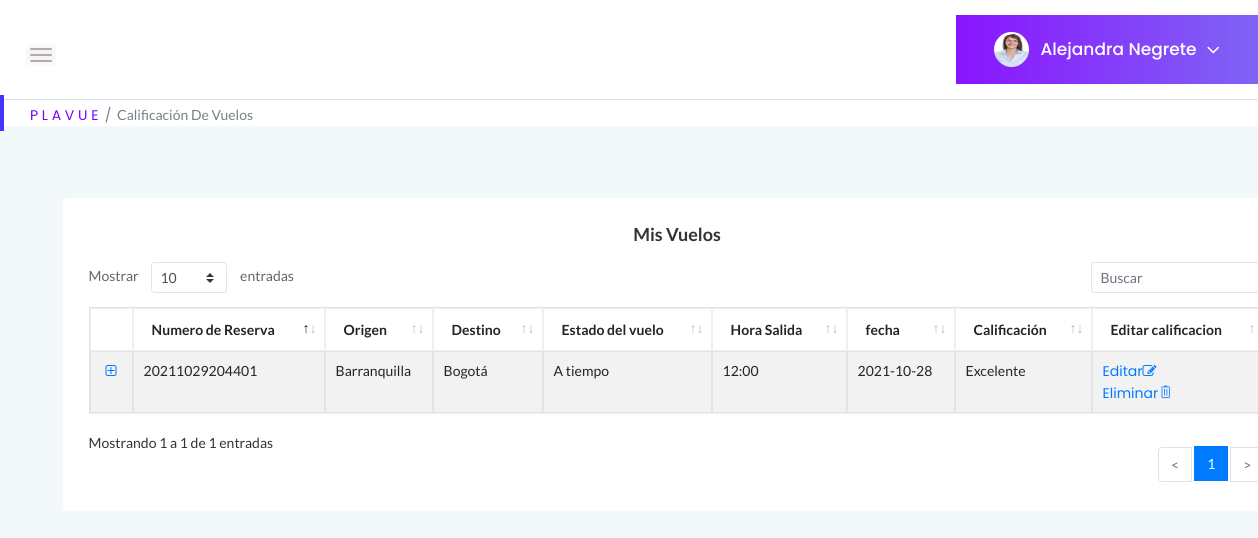
Page /calificacionvuelosusuario (signed in) on the earlier database version.
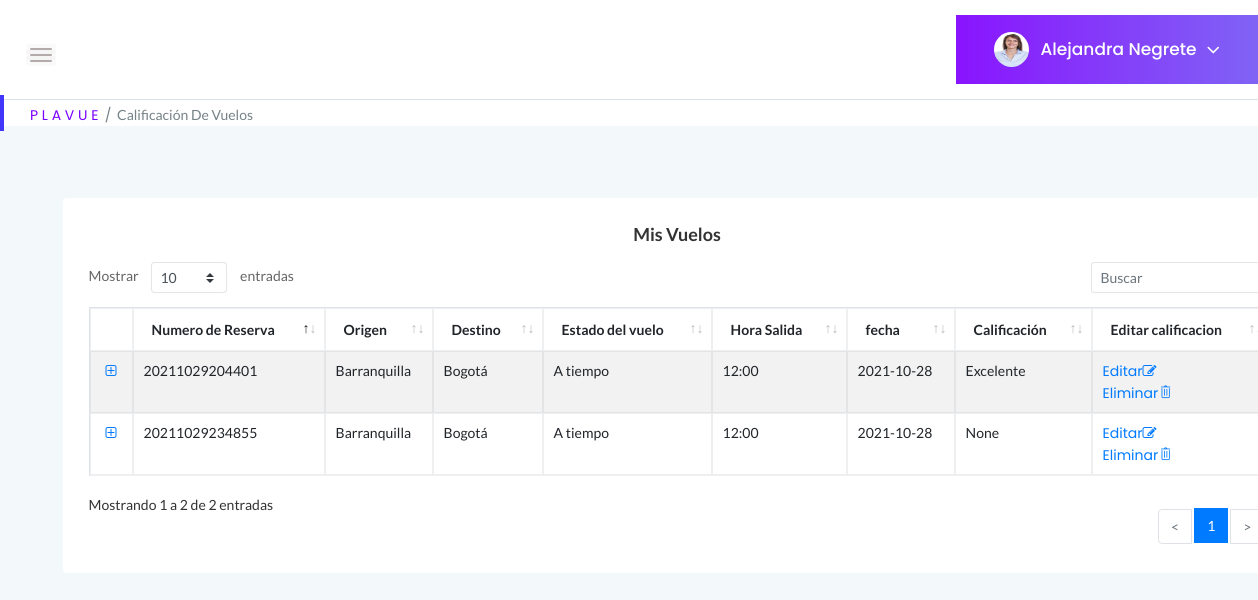
Same page on the later database version.
### tables this page shows
CREATE TABLE Usuarios (Id_usuario BIGINT PRIMARY KEY, Documento BIGINT UNIQUE, tipoDocumento INTEGER REFERENCES tipo_documento (id_documento) ON DELETE RESTRICT ON UPDATE RESTRICT MATCH SIMPLE, contraseña VARCHAR NOT NULL, tipoPerfil INTEGER REFERENCES Perfil (Id_perfil) ON DELETE RESTRICT ON UPDATE RESTRICT, estadoUsuario INTEGER REFERENCES Estado (Id_estado) ON DELETE RESTRICT ON UPDATE RESTRICT, Nombre VARCHAR (100) NOT NULL, correo VARCHAR (100) UNIQUE NOT NULL, fechaNacimiento DATE, sexo INTEGER REFERENCES Genero (Id_genero) ON DELETE RESTRICT ON UPDATE RESTRICT, Celular BIGINT, nacionalidad INTEGER REFERENCES Nacionalidad (Id_pais) ON DELETE RESTRICT ON UPDATE RESTRICT, nombreContacto VARCHAR (100), numeroContacto BIGINT, foto VARCHAR (5000));

CREATE TABLE Pasajeros (Id_pasajero BIGINT PRIMARY KEY UNIQUE, Id_usuario BIGINT REFERENCES Usuarios (Id_usuario) ON DELETE RESTRICT ON UPDATE RESTRICT, Id_vuelos BIGINT REFERENCES Vuelos (Id_vuelo) ON DELETE RESTRICT ON UPDATE RESTRICT, Comentarios VARCHAR, Calificacion VARCHAR, Silla VARCHAR);

CREATE TABLE Ciudades (Id_ciudad INTEGER PRIMARY KEY, Ciudad VARCHAR (30));

CREATE TABLE Vuelos (Id_vuelo INTEGER PRIMARY KEY UNIQUE, placa VARCHAR (20), aereolinea STRING, origen INTEGER REFERENCES Ciudades (Id_ciudad) ON DELETE RESTRICT ON UPDATE RESTRICT, destino INTEGER REFERENCES Ciudades (Id_ciudad) ON DELETE RESTRICT ON UPDATE RESTRICT, horaSalida TIME, horaLlegada TIME, fecha DATE, estado STRING, capacidad INT, reservas INT, cupos INT, precio INT, piloto VARCHAR (100));

### app.py (the view)
@app.route("/calificacionvuelosusuario", methods=["GET", "POST"])
def calificacionvuelos_usuario():
    if "usuario" in session:
        if request.method == "GET":
            try:
                with sqlite3.connect("Plavue.db") as con:
                    con.row_factory = sqlite3.Row
                    cur = con.cursor()
                    cur.execute("SELECT * FROM Usuarios WHERE correo = ?", [session["usuario"]])
                    query = cur.fetchone()
                with sqlite3.connect("Plavue.db") as con1:
                    cur = con1.cursor()
                    cur.execute("SELECT Id_usuario FROM Usuarios WHERE correo = ?", [session["usuario"]])
                    query2 = cur.fetchone()
                with sqlite3.connect("Plavue.db") as con2:
                    con2.row_factory = sqlite3.Row
                    cur = con2.cursor()
                    cur.execute("SELECT * FROM Pasajeros WHERE Id_usuario=?", [query2[0]])
                    rowcal = cur.fetchall()
                with sqlite3.connect("Plavue.db") as con3:
                    con3.row_factory = sqlite3.Row
                    cur = con3.cursor()
                    cur.execute("SELECT Id_vuelos FROM Pasajeros WHERE Id_usuario=?", [query2[0]])
                    rowcal2 = cur.fetchone()
                with sqlite3.connect("Plavue.db") as con4:
                    con4.row_factory = sqlite3.Row
                    cur = con4.cursor()
                    cur.execute("SELECT * FROM Pasajeros WHERE Id_usuario=?", [query2[0]])
                    rowcal3 = cur.fetchall()
                with sqlite3.connect("Plavue.db") as con5:
                    con5.row_factory = sqlite3.Row
                    cur = con5.cursor()
                    cur.execute("SELECT * FROM Vuelos")
                    query3 = cur.fetchall()
                with sqlite3.connect("Plavue.db") as con6:
                    con6.row_factory = sqlite3.Row
                    cur = con6.cursor()
                    cur.execute("SELECT * FROM Ciudades")
                    query4 = cur.fetchall()
                    return render_template("calificacionVuelos-usuarioFinal.html", perfil = query, rowcal = rowcal, vuelos = query3, ciudad = query4, pasajeros = rowcal3, Id_usuario=query2[0])
            except Error as er:
                print('SQLite error: %s' % (' '.join(er.args)))
                print('SQLite traceback: ')
    return render_template("Login.html")

### templates/calificacionVuelos-usuarioFinal.html (shortened to what this page needs)
<!doctype html>
<html class="no-js" lang="es">
<head>
    <link rel="stylesheet" href="{{ url_for('static', filename='css/bootstrap.min.css') }}">
    <link rel="stylesheet" href="{{ url_for('static', filename='css/font-awesome.min.css')}}">
    <link rel="stylesheet" href="{{ url_for('static', filename='css/themify-icons.css')}}">
    <link rel="stylesheet" href="{{ url_for('static', filename='css/metisMenu.css')}}">
    <link rel="stylesheet" href="{{ url_for('static', filename='css/owl.carousel.min.css')}}">
    <link rel="stylesheet" href="{{ url_for('static', filename='css/slicknav.min.css')}}">
    <link rel="stylesheet" href="https://www.amcharts.com/lib/3/plugins/export/export.css" type="text/css" media="all" />
    <link rel="stylesheet" type="text/css" href="{{ url_for('static', filename='css/tables/jquery.dataTables.css')}}">
    <link rel="stylesheet" type="text/css" href="{{ url_for('static', filename='css/tables/dataTables.bootstrap4.min.css')}}">
    <link rel="stylesheet" type="text/css" href="{{ url_for('static', filename='css/tables/responsive.bootstrap.min.css')}}">
    <link rel="stylesheet" type="text/css" href="{{ url_for('static', filename='css/tables/responsive.jqueryui.min.css')}}">
    <link rel="stylesheet" href="{{ url_for('static', filename='css/typography.css')}}">
    <link rel="stylesheet" href="{{ url_for('static', filename='css/default-css.css')}}">
    <link rel="stylesheet" href="{{ url_for('static', filename='css/styles.css')}}">
    <link rel="stylesheet" href="{{ url_for('static', filename='css/responsive.css')}}">
    <link rel="stylesheet" href="{{ url_for('static', filename='js/vendor/select2.css')}}">
</head>
<div class="page-container">
    <div class="main-content">
        <div class="header-area">
            <div class="row align-items-center">
                <div class="col-md-6 col-sm-8 clearfix">
                    <div class="nav-btn pull-left">
                        <span></span>
                        <span></span>
                        <span></span>
                    </div>
                </div>
                <div class="col-sm-6 clearfix">
                    <div class="user-profile pull-right">
                        {% if perfil[14] == None%}
                            <img class="avatar user-thumb" src="uploads/usuario.jpg" alt="avatar">
                        {% else %}
                            <img class="avatar user-thumb" src="uploads/{{perfil[14]}}" alt="avatar">
                        {% endif %}
                        <h4 class="user-name dropdown-toggle" data-toggle="dropdown">{{perfil[6]}}<i class="fa fa-angle-down"></i></h4>
                    </div>
                </div>
            </div>
        </div>
        <div class="page-title-area">
            <div class="row align-items-center">
                <div class="col-sm-12">
                    <div class="breadcrumbs-area clearfix">
                        <ul class="breadcrumbs pull-left">
                            <li><a href="../perfilusuario">P L A V U E</a></li>
                            <li><span>Calificación de vuelos</span></li>
                        </ul>
                    </div>
                </div>
            </div>
        </div>
        <div class="main-content-inner">
            <div class="row">
                <div class="col-12 m-5">
                    <div class="card mt-4">
                        <div class="card-body">
                            <h4 class="header-title" align="center" >Mis vuelos</h4>
                                <section class="panel">
                            <div class="panel-body">
                                <table class="table table-bordered table-striped mb-none" id="datatable-comentarios">
                                    <thead>
                                        <tr>
                                            <th>Numero de Reserva</th>
                                            <th>Origen</th>
                                            <th>Destino</th>
                                            <th>Estado del vuelo</th>
                                            <th>Hora Salida</th>
                                            <th>fecha</th>
                                            <th>Calificación</th>
                                            <th>Editar calificacion</th>
                                        </tr>
                                    </thead>
                                    <tbody>
                                        {% for r in pasajeros %}
                                            <tr>
                                                <td>
                                                    {% if r["Id_usuario"] == Id_usuario %}
                                                        {{r ['Id_pasajero']}}
                                                    {% endif %}
                                                </td>
                                                <td>
                                                    {% for c in ciudad %}
                                                        {% for d in vuelos%}
                                                            {% if r["Id_vuelos"] == d ["Id_vuelo"]%}
                                                                {% if c["Id_ciudad"] == d["origen"] %}
                                                                <span>{{c["Ciudad"]}}</span>
                                                            {% endif %}
                                                            {% endif %}
                                                        {% endfor %}
                                                    {% endfor %}
                                                </td>
                                                <td>
                                                    {% for c in ciudad %}
                                                        {% for d in vuelos%}
                                                            {% if r["Id_vuelos"] == d ["Id_vuelo"]%}
                                                                {% if c["Id_ciudad"] == d["destino"] %}
                                                                <span>{{c["Ciudad"]}}</span>
                                                            {% endif %}
                                                            {% endif %}
                                                        {% endfor %}
                                                    {% endfor %}
                                                </td>
                                                <td>
                                                    {% for i in vuelos %}
                                                        {% if r["Id_vuelos"] == i ["Id_vuelo"]%}
                                                            <span>{{i["estado"]}}</span>
                                                        {% endif %}
                                                    {% endfor %}
                                                </td>
                                                <td>
                                                    {% for j in vuelos %}
                                                        {% if r["Id_vuelos"] == j ["Id_vuelo"]%}
                                                            <span>{{j["horaSalida"]}}</span>
                                                        {% endif %}
                                                    {% endfor %}
                                                </td>
                                                <td>
                                                    {% for k in vuelos %}
                                                        {% if r["Id_vuelos"] == k ["Id_vuelo"]%}
                                                            <span>{{k["fecha"]}}</span>
                                                        {% endif %}
                                                    {% endfor %}
                                                </td>
                                                <td>
                                                    {% if r["Id_usuario"] == Id_usuario %}
                                                        <span>{{ r ["Calificacion"]}}</span>
                                                    {% endif %}
                                                </td>
                                                <td>
                                                    <a href="../calificacioneditar/{{r['Id_pasajero']}}">Editar<i class="fa fa-edit"></i></a><br>
                                                    <a href="../caleliminar/{{r['Id_pasajero']}}">Eliminar<i class="ti-trash"></i></a>
                                                </td>
                                            </tr>
                                        {% endfor %}
                                    </tbody>
                                </table>
                            </div>
                        </div>
                    </div>
                </div>
            </div>
        </div>
    </div>
</div>
</html>

### static/css/styles.css (style rules this page uses)
.page-container { width: 100%; height: 100%; min-height: 100vh; padding-left: 280px; -webkit-transition: padding-left 0.3s ease 0s; transition: padding-left 0.3s ease 0s; }
.sbar_collapsed.page-container { padding-left: 0; }
.card { border: none; border-radius: 4px; background-color: #fff; -webkit-transition: all 0.3s ease 0s; transition: all 0.3s ease 0s; }
.card-body { padding: 25.6px; padding: 1.6rem; }
.main-content { width: 100%; background: #F3F8FB; }
.main-content-inner { padding: 0 30px 50px; }
.header-area { padding: 15px 30px; background: #fff; border-bottom: 1px solid #d8e3e7; }
.nav-btn { margin: 10px 30px 0 0; cursor: pointer; }
.nav-btn span { display: block; width: 22px; height: 2px; background: #b3aaaa; margin: 4px 0; border-radius: 15px; -webkit-transition: all 0.3s ease 0s; transition: all 0.3s ease 0s; box-shadow: 0 0 0 4px rgba(99, 96, 96, 0.03); }
.nav-btn span:nth-child(2) { opacity: 0; }
.nav-btn span:first-child { -webkit-transform: rotate(45deg)translate(5px, 5px); transform: rotate(45deg)translate(5px, 5px); }
.nav-btn span:last-child { -webkit-transform: rotate(-45deg)translate(3px, -3px); transform: rotate(-45deg)translate(3px, -3px); }
.sbar_collapsed .nav-btn span { transform: none; opacity: 1; }
.page-title-area { padding: 0 30px; background: #fff; position: relative; }
.page-title-area:before { content: ''; position: absolute; left: 0; top: 50%; width: 4px; height: 36px; background: var(--primary-color); -webkit-transform: translateY(-50%); transform: translateY(-50%); }
ul.breadcrumbs { margin-top: 4px; }
.breadcrumbs li { display: inline-block; }
.breadcrumbs li a, .breadcrumbs li span { display: block; font-size: 14px; font-weight: 400; color: #7801ff; letter-spacing: 0; margin-right: 16px; position: relative; }
.breadcrumbs li a:before { content: '/'; color: #768387; position: absolute; right: -13px; top: 0; }
.breadcrumbs li span { margin-right: 0; color: #768387; text-transform: capitalize; }
.user-profile { margin-right: -30px; display: -webkit-box; display: -ms-flexbox; display: flex; -webkit-box-align: center; -ms-flex-align: center; align-items: center; -ms-flex-wrap: wrap; flex-wrap: wrap; background: -webkit-linear-gradient(left, #8914fe 0%, #8063f5 100%); background: linear-gradient(to right, #8914fe 0%, #8063f5 100%); padding: 17px 38px; position: relative; }
.user-profile img.avatar { height: 35px; width: 35px; border-radius: 50%; margin-right: 12px; }
.user-name { font-size: 17px; font-weight: 500; color: #fff; letter-spacing: 0; cursor: pointer; -webkit-user-select: none; -moz-user-select: none; -ms-user-select: none; user-select: none; }
.user-name i { margin-left: 10px; font-size: 21px; vertical-align: middle; position: relative; }
.notification-area .dropdown-toggle, .user-name.dropdown-toggle { position: relative; }
.notification-area .dropdown-toggle:after, .user-name.dropdown-toggle:after { display: none; }
.header-title { font-family: 'Lato', sans-serif; font-size: 18px; font-weight: 600; letter-spacing: 0; color: #333; text-transform: capitalize; margin-bottom: 17px; }
table tr th { border-bottom: none; }
table tr th, table tr td { border-top: 1px solid rgba(120, 130, 140, 0.13) !important; }
table tr td [class^="ti-"] { cursor: pointer; }
.table-bordered td, .table-bordered th { border: 1px solid rgba(120, 130, 140, 0.13) !important; }
table.dataTable.no-footer { border-bottom: 1px solid rgba(120, 130, 140, 0.13) !important; }
table.dataTable thead th, table.dataTable thead td { border-bottom-color: transparent; }

Differences in the rows shown:
added Pasajeros: Id_pasajero "20211029234855", r "None", Vuelos ({{ c["Ciudad"] }} "Barranquilla", {{ c["Ciudad"] }} "Bogotá", estado "A tiempo", horaSalida "12:00", fecha "2021-10-28")
Other differences:
text written by a page script: "Mostrar entradas Mostrando 1 a 1 de 1 entradas < 1 >" → "Mostrar entradas Mostrando 1 a 2 de 2 entradas < 1 >"
